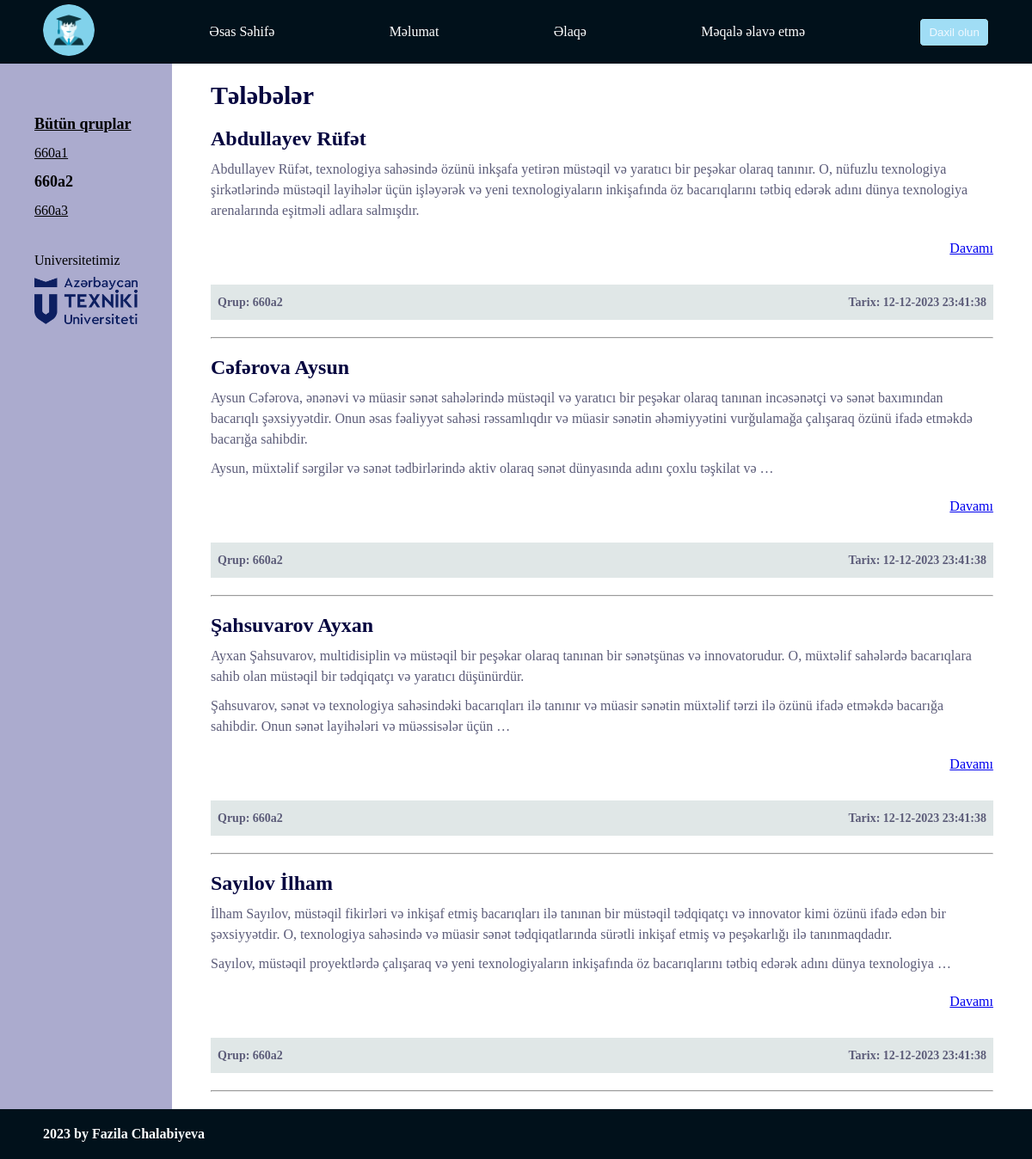
The app's page /category/2/ with its own data.
### students/models.py (models this page shows, shortened)
class Category(models.Model):
    name = models.CharField(max_length=255, db_index=True)
    def get_absolute_url(self):
       return reverse('category', kwargs={'cat_id': self.pk})

class Studens(models.Model):
    name = models.CharField(max_length=255)
    content = models.TextField(blank=True)
    group = models.TextField(blank=True)
    age = models.IntegerField(blank=True)
    photo = models.ImageField(upload_to='photos/%Y/%m/%d/', blank=True)
    scholarship = models.BooleanField(null=True)
    cat = models.ForeignKey('Category', on_delete = models.PROTECT, null=True)
    time_create = models.DateTimeField(auto_now_add=True, null=True)
    time_update = models.DateTimeField(auto_now=True, null=True)
    def get_absolute_url(self):
        return reverse('post', kwargs={'post_id': self.pk})

### students/views.py (the view)
# urls.py: path('category/<int:cat_id>/', views.show_category, name='category'),
def show_category(request, cat_id):
    posts = Studens.objects.filter(cat_id=cat_id)
    cats = Category.objects.all()
    data = {'title': 'Əsas Səhifə', "menu": menu,
            "posts": posts, 'cats': cats, 'cat_selected': cat_id, }
    return render(request, 'students/index.html', context=data)

### students/templates/students/index.html (shortened to what this page needs)
{% extends 'students/base.html' %} {% block content %}
<div class="index">
  <h1>Tələbələr</h1>
  <ul>
    {% for p in posts %}
    <li>
      <h2>{{p.name}}</h2>
      {% if post_id %}
      {% autoescape on%}
      <p>{{p.content| linebreaks}}</p>
      {% endautoescape %}
      {% else %}
      {% autoescape on%}
      <p>{{p.content| linebreaks| truncatewords:50}}</p>
      {% endautoescape %}
      {% endif %}
      <div class="text">
        <p class="link-read-post">
          <a href="{{ p.get_absolute_url }}">Davamı</a>
        </p>
      </div>
      <div class="article-panel">
        <p>Qrup: {{p.cat.name}}</p>
        <p>Tarix: {{p.time_update|date:"d-m-Y H:i:s"}}</p>
      </div>
      <hr />
    </li>
    {% endfor %}
  </ul>
</div>
{% endblock %}

### students/templates/students/base.html (shortened to what this page needs)
<!DOCTYPE html>
{% load static %}
<html lang="en">
  <head>
    <link href="{% static 'students/css/styles.css' %}" rel="stylesheet" />
  </head>
  <body>
    <header>
      <ul class="mainmenu">
        <li class="logo">
          <a href="/"
            ><div class="logo">
              <img src="{% static 'students/images/logo.png' %}" alt="" /></div
          ></a>
        </li>
        {% for m in menu %} {% if not forloop.last %}
        <li><a href="{% url m.url_name %}">{{m.title}}</a></li>
        {% else %}
        <li class="last">
          <button>
            <a href="{% url m.url_name %}">{{m.title}}</a>
          </button>
        </li>
        {% endif %} {% endfor %}
      </ul>
    </header>
    <div class="main">
      <section class="first">
        <ul>
          {% if post_id %} {% for p in posts %}
          <div class="student">
            <p>{{p.group}} Tələbəsi</p>
            <p>{{p.name}}</p>
          </div>
          {% endfor %} {% else %} {% if cat_selected == 0 %}
          <li class="selected">Bütün qruplar</li>
          {% else %}
          <li class="selected"><a href="{% url 'home' %}">Bütün qruplar</a></li>
          {% endif %} {% for c in cats %} {% if c.pk == cat_selected %}
          <li class="selected">{{c.name}}</li>
          {% else %}
          <li><a href="{{ c.get_absolute_url }}">{{c.name}}</a></li>
          {% endif %} {% endfor %} {% endif %}
          <li class="share">
            <p>Universitetimiz</p>
            <a href="https://www.aztu.edu.az/az" target="_blank">
              <img src="{% static 'students/images/aztu_logo2.png' %}" alt="" />
            </a>
          </li>
        </ul>
      </section>
      <section class="second">{% block content %} {% endblock %}</section>
    </div>
    <footer>
      <div class="container">
        <b>2023 by Fazila Chalabiyeva</b>
      </div>
    </footer>
  </body>
</html>

### students/static/students/css/styles.css (style rules this page uses)
* { padding: 0; margin: 0; box-sizing: border-box; }
header { background-color: rgb(1, 17, 27); padding: 5px 50px; }
header ul { display: flex; justify-content: space-between; align-items: center; }
header ul li a { text-decoration: none; color: white; }
header img { width: 60px; border-radius: 50%; }
li { list-style: none; }
.selected { font-size: 18px; font-weight: 600; }
.first { padding: 30px 40px; background-color: rgb(171, 171, 206); }
.first ul { margin-top: 30px; }
.first ul li { margin: 14px 0; }
.first ul li a { color: black; }
.first ul li p { margin-top: 15px; }
.first img { width: 120px; margin-top: 10px; }
footer { background-color: rgb(1, 17, 27); padding: 20px 50px; color: white; }
.main { display: flex; }
.second { padding: 20px 45px; }
.index h1 { font-size: 30px; color: rgb(5, 5, 63); }
.index ul li h2 { color: rgb(5, 5, 63); margin-top: 20px; }
.index ul li p { color: rgb(92, 92, 121); margin: 10px 0; line-height: 1.5; }
.last button { border: 1px solid black; background-color: rgb(160, 221, 245); padding: 8px 10px; border-radius: 5px; cursor: pointer; }
.last button a { color: aliceblue; height: 20px; }
.article-panel { background-color: rgb(224, 231, 231); margin: 20px 0; display: flex; justify-content: space-between; align-items: center; padding: 0 8px; }
.article-panel p { margin: 0; padding: 0; font-weight: 600; font-size: 14px; }
.text { width: 100%; display: flex; justify-content: space-between; }
.first ul .share { margin-top: 40px; }

### records on screen
Category: name "660a1"
Category: name "660a2"
Category: name "660a3"
Studens: name "Abdullayev Rüfət", content "Abdullayev Rüfət, texnologiya sahəsində özünü inkşafa yetirən müstəqil və yaratıcı bir peşəkar olaraq tanınır. O, nüfuzlu texnologiya şirkətlərində müstəqil layihələr üçün işləyərək və yeni texnologiyaların inkişafında öz bacarıqlarını tətbiq edərək adını dünya texnologiya arenalarında eşitməli adlara salmışdır.", cat.name "660a2", time_update "12-12-2023 23:41:38"
Studens: name "Cəfərova Aysun", content "Aysun Cəfərova, ənənəvi və müasir sənət sahələrində müstəqil və yaratıcı bir peşəkar olaraq tanınan incəsənətçi və sənət baxımından bacarıqlı şəxsiyyətdir. Onun əsas fəaliyyət sahəsi rəssamlıqdır və müasir sənətin əhəmiyyətini vurğulamağa çalışaraq özünü ifadə etməkdə bacarığa sahibdir. Aysun, müxtəlif sərgilər və sənət tədbirlərində aktiv olaraq sənət dünyasında adını çoxlu təşkilat və …", cat.name "660a2", time_update "12-12-2023 23:41:38"
Studens: name "Şahsuvarov Ayxan", content "Ayxan Şahsuvarov, multidisiplin və müstəqil bir peşəkar olaraq tanınan bir sənətşünas və innovatorudur. O, müxtəlif sahələrdə bacarıqlara sahib olan müstəqil bir tədqiqatçı və yaratıcı düşünürdür. Şahsuvarov, sənət və texnologiya sahəsindəki bacarıqları ilə tanınır və müasir sənətin müxtəlif tərzi ilə özünü ifadə etməkdə bacarığa sahibdir. Onun sənət layihələri və müəssisələr üçün …", cat.name "660a2", time_update "12-12-2023 23:41:38"
Studens: name "Sayılov İlham", content "İlham Sayılov, müstəqil fikirləri və inkişaf etmiş bacarıqları ilə tanınan bir müstəqil tədqiqatçı və innovator kimi özünü ifadə edən bir şəxsiyyətdir. O, texnologiya sahəsində və müasir sənət tədqiqatlarında sürətli inkişaf etmiş və peşəkarlığı ilə tanınmaqdadır. Sayılov, müstəqil proyektlərdə çalışaraq və yeni texnologiyaların inkişafında öz bacarıqlarını tətbiq edərək adını dünya texnologiya …", cat.name "660a2", time_update "12-12-2023 23:41:38"

### other values on screen
{{ m.title }} "Əsas Səhifə" "Məlumat" "Əlaqə" "Məqalə əlavə etmə"
{{ m.title }} "Daxil olun"
